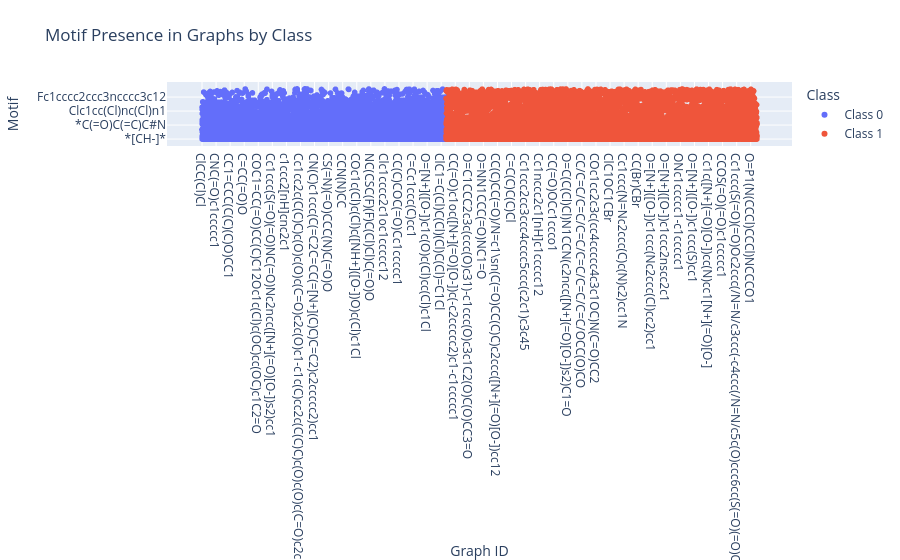

Here is the notebook cell this chart was saved with:
### Code cell
# Example usage
csv_path = "csv_exports/Mutagenicity_0_RBRICS.csv"  # Change as needed
interactive_motif_matrix(csv_path)

### Figure 1 — Plotly figure (JSON) as saved in the notebook; plotly's stock layout.template omitted (floating-point values rounded to 4 significant figures; data arrays with more than 128 entries replaced by an {"elided": "..."} marker saying what was removed)
{"data": [{"hovertemplate": "Class=Class 0<br>Graph ID=%{x}<br>Motif=%{y}<extra></extra>", "legendgroup": "Class 0", "marker": {"color": "#636efa", "symbol": "circle"}, "mode": "markers", "name": "Class 0", "showlegend": true, "type": "scattergl", "x": {"elided": "9886 str values"}, "xaxis": "x", "y": {"elided": "9886 str values"}, "yaxis": "y"}, {"hovertemplate": "Class=Class 1<br>Graph ID=%{x}<br>Motif=%{y}<extra></extra>", "legendgroup": "Class 1", "marker": {"color": "#EF553B", "symbol": "circle"}, "mode": "markers", "name": "Class 1", "showlegend": true, "type": "scattergl", "x": {"elided": "11746 str values"}, "xaxis": "x", "y": {"elided": "11746 str values"}, "yaxis": "y"}], "layout": {"autosize": true, "legend": {"title": {"text": "Class"}, "tracegroupgap": 0}, "title": {"text": "Motif Presence in Graphs by Class"}, "xaxis": {"anchor": "y", "autorange": true, "domain": [0, 1], "range": [-442.0, 7345.0], "title": {"text": "Graph ID"}, "type": "category"}, "yaxis": {"anchor": "x", "autorange": true, "categoryarray": {"elided": "3819 str values"}, "categoryorder": "array", "domain": [0, 1], "range": [-259.5, 4078.0], "title": {"text": "Motif"}, "type": "category"}}}
